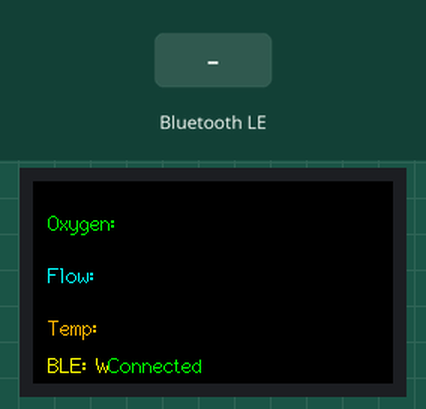
Recording of a sketch running on a simulated ESP32. Shown: 240×135 colour display. The inputs (shaded band) are chosen by the test bench. Nothing arrives over Bluetooth unless stated; a phone connects over Bluetooth LE 3 s after start; what the sketch prints to the serial monitor is not drawn.

Above: at 3.8 s.
3.9 s: Bluetooth LE write "1" received
Timing chart, 0 to 6.9 s (numbered marks = the images above; inputs shaded):
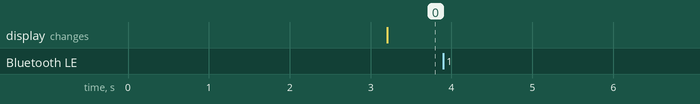

The sketch:

BLE_GATT_V3_Notification.ino
```cpp
#include <SPI.h>
#include <TFT_eSPI.h>
#include <HardwareSerial.h>
#include <BLEDevice.h>
#include <BLEUtils.h>
#include <BLEServer.h>
#include <BLE2902.h>  // เพิ่มนี้สำหรับ Notification

// --- TFT Display ---
TFT_eSPI tft = TFT_eSPI(135, 240);

// --- Sensor Serial ---
#define SENSOR_RX_PIN 13
#define SENSOR_TX_PIN 15
HardwareSerial SensorSerial(2);

// --- BLE UUIDs (ใช้ Standard UUIDs) ---
#define SERVICE_UUID        "0000180A-0000-1000-8000-00805F9B34FB"  // Device Information
#define CHARACTERISTIC_UUID "0000FFFF-0000-1000-8000-00805F9B34FB"  // Custom characteristic

BLEServer* pServer = NULL;
BLECharacteristic* pCharacteristic = NULL;
bool deviceConnected = false;
bool oldDeviceConnected = false;

// Callback สำหรับเชื่อมต่อ/ตัดการเชื่อมต่อ
class MyServerCallbacks: public BLEServerCallbacks {
    void onConnect(BLEServer* pServer) {
      deviceConnected = true;
      Serial.println("Device Connected");
    }
    void onDisconnect(BLEServer* pServer) {
      deviceConnected = false;
      Serial.println("Device Disconnected");
    }
};

// Callback สำหรับ Characteristic
class MyCallbacks: public BLECharacteristicCallbacks {
    void onWrite(BLECharacteristic *pCharacteristic) {
      Serial.println("Data written to characteristic");
    }
    void onRead(BLECharacteristic *pCharacteristic) {
      Serial.println("Data read from characteristic");
    }
};

void setup() {
  Serial.begin(115200);
  Serial.println("TTGO ESP32 - OCS-3F Sensor Reader with TFT + BLE");

  // --- Sensor Serial ---
  SensorSerial.begin(9600, SERIAL_8N1, SENSOR_RX_PIN, SENSOR_TX_PIN);

  // --- TFT init ---
  tft.init();
  tft.setRotation(1);
  tft.fillScreen(TFT_BLACK);
  tft.setTextColor(TFT_GREEN, TFT_BLACK);
  tft.drawString("Oxygen:", 10, 20, 2);
  tft.setTextColor(TFT_CYAN, TFT_BLACK);
  tft.drawString("Flow:", 10, 55, 2);
  tft.setTextColor(TFT_ORANGE, TFT_BLACK);
  tft.drawString("Temp:", 10, 90, 2);

  // แสดงสถานะ BLE บน TFT
  tft.setTextColor(TFT_YELLOW, TFT_BLACK);
  tft.drawString("BLE: Waiting...", 10, 115, 2);

  // --- BLE init ---
  BLEDevice::init("TTGO_OCS3F");
  pServer = BLEDevice::createServer();
  pServer->setCallbacks(new MyServerCallbacks());

  BLEService *pService = pServer->createService(SERVICE_UUID);

  pCharacteristic = pService->createCharacteristic(
                      CHARACTERISTIC_UUID,
                      BLECharacteristic::PROPERTY_READ |
                      BLECharacteristic::PROPERTY_WRITE |
                      BLECharacteristic::PROPERTY_NOTIFY |
                      BLECharacteristic::PROPERTY_INDICATE
                    );

  pCharacteristic->setCallbacks(new MyCallbacks());

  // เพิ่ม Descriptor สำหรับ Notification
  BLE2902* pBLE2902 = new BLE2902();
  pBLE2902->setNotifications(true);
  pCharacteristic->addDescriptor(pBLE2902);

  // ตั้งค่าเริ่มต้น
  pCharacteristic->setValue("Waiting for data...");

  pService->start();

  // Setup advertising
  BLEAdvertising *pAdvertising = BLEDevice::getAdvertising();
  pAdvertising->addServiceUUID(SERVICE_UUID);
  pAdvertising->setScanResponse(true);
  pAdvertising->setMinPreferred(0x06);
  pAdvertising->setMinPreferred(0x12);

  BLEDevice::startAdvertising();
  Serial.println("BLE ready, waiting for connection...");
  Serial.print("Service UUID: ");
  Serial.println(SERVICE_UUID);
  Serial.print("Characteristic UUID: ");
  Serial.println(CHARACTERISTIC_UUID);
}

void loop() {
  // จัดการการเชื่อมต่อ BLE
  if (!deviceConnected && oldDeviceConnected) {
    delay(500);
    pServer->startAdvertising();
    Serial.println("Start advertising again");
    oldDeviceConnected = deviceConnected;

    // อัพเดท TFT
    tft.fillRect(50, 115, 180, 18, TFT_BLACK);
    tft.setTextColor(TFT_YELLOW, TFT_BLACK);
    tft.drawString("Waiting...", 50, 115, 2);
  }

  if (deviceConnected && !oldDeviceConnected) {
    oldDeviceConnected = deviceConnected;

    // อัพเดท TFT
    tft.fillRect(50, 115, 180, 18, TFT_BLACK);
    tft.setTextColor(TFT_GREEN, TFT_BLACK);
    tft.drawString("Connected", 50, 115, 2);
  }

  if (SensorSerial.available() >= 12) {
    if (SensorSerial.read() == 0x16) {
      byte data[12];
      data[0] = 0x16;
      SensorSerial.readBytes(&data[1], 11);

      byte checksum = 0;
      for (int i = 0; i < 11; i++) checksum += data[i];

      if (((checksum + data[11]) & 0xFF) == 0) {
        // --- Parse sensor data ---
        float concentration = (data[3] * 256 + data[4]) / 10.0;
        float flow = (data[5] * 256 + data[6]) / 10.0;
        float temperature = (data[7] * 256 + data[8]) / 10.0;

        Serial.printf("O2: %.1f %% | Flow: %.1f L/min | Temp: %.1f C\n",
                      concentration, flow, temperature);

        // --- Update TFT ---
        tft.setTextColor(TFT_GREEN, TFT_BLACK);
        tft.fillRect(95, 20, 120, 18, TFT_BLACK);
        tft.drawString(String(concentration, 1) + " %", 100, 20, 2);

        tft.setTextColor(TFT_CYAN, TFT_BLACK);
        tft.fillRect(95, 55, 120, 18, TFT_BLACK);
        tft.drawString(String(flow, 1) + " L/m", 100, 55, 2);

        tft.setTextColor(TFT_ORANGE, TFT_BLACK);
        tft.fillRect(95, 90, 120, 18, TFT_BLACK);
        tft.drawString(String(temperature, 1) + " C", 100, 90, 2);

        // --- ส่งข้อมูลทาง BLE ---
        if (deviceConnected) {
          // ส่งเป็น JSON format
          String bleMsg = "{\"O2\":" + String(concentration,1) +
                          ",\"Flow\":" + String(flow,1) +
                          ",\"Temp\":" + String(temperature,1) + "}";

          pCharacteristic->setValue(bleMsg.c_str());
          pCharacteristic->notify();

          Serial.println("BLE Data sent: " + bleMsg);
        }
      } else {
        Serial.println("Checksum error!");
        tft.fillRect(0, 135, 240, 20, TFT_BLACK);
        tft.setTextColor(TFT_RED, TFT_BLACK);
        tft.drawString("Checksum Error!", 10, 135, 2);
      }
    }
  }

  delay(100); // เพิ่ม delay เล็กน้อย
}
```

Measured:
- after the input at 3.9 s, every drawn part: stays the same
